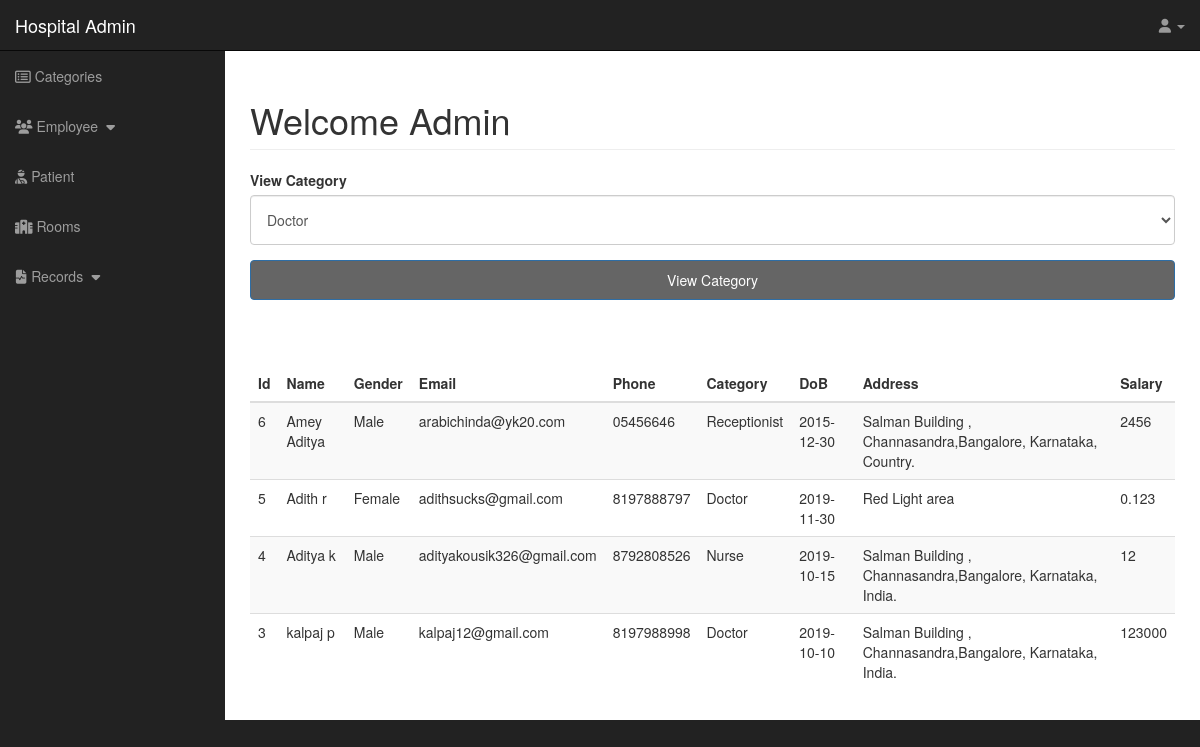
The page /hms/admin/r_employee.php on the database its author committed.
### tables this page shows
CREATE TABLE `employee` (
  `e_id` int(50) NOT NULL,
  `e_name` varchar(255) NOT NULL,
  `e_gender` varchar(255) NOT NULL,
  `e_email` varchar(255) NOT NULL,
  `e_phone` varchar(10) NOT NULL,
  `c_id` int(10) NOT NULL,
  `e_dob` date NOT NULL,
  `e_address` varchar(255) NOT NULL,
  `e_salary` varchar(255) NOT NULL,
  `mask_del_emp` int(11) NOT NULL DEFAULT '0'
);

CREATE TABLE `categories` (
  `cat_id` int(20) NOT NULL,
  `cat_title` varchar(255) NOT NULL
);

### hms/admin/include/record_employee.php (the view, shortened to what this page needs)
<form action="" method="post">
      <div class="form-group">
         <label for="cat-title">View Category</label>
          <select id="select-op" class="form-control" name="category" >
            <?php
              $query = "SELECT * FROM categories";
              $select_categories = mysqli_query($connection,$query);
              while($row = mysqli_fetch_assoc($select_categories)) {
                $cat_title = $row['cat_title'];
                if(isset($_POST['cat_submit'])){
                    if($cat_title == $_POST['category'])
                        echo "<option selected>{$cat_title}</option>";
                    else
                        echo "<option>{$cat_title}</option>";
                }
                else
                    echo "<option>{$cat_title}</option>";
                }
             ?>
            </select>
      </div>
       <div class="form-group">
          <input class="btn btn-primary" type="submit" name="cat_submit" value="View Category">
      </div>
</form>
    <table class="table table-striped">
      <thead>
        <tr>
            <th scope="col">Id</th>
            <th scope="col">Name</th>
            <th scope="col">Gender</th>
            <th scope="col">Email</th>
            <th scope="col">Phone</th>
            <th scope="col">Category </th>
            <th scope="col">DoB</th>
            <th scope="col">Address</th>
            <th scope="col">Salary</th>
      </thead>
      <tbody>
  <?php
     if(isset($_POST['cat_submit'])){
        $cat_title = $_POST['category'];
        $query = "SELECT * FROM employee , categories where cat_id=c_id AND cat_title = '{$cat_title}' ORDER BY e_id DESC ";
        $select_employee = mysqli_query($connection,$query);
    while($row = mysqli_fetch_assoc($select_employee)) {
        $emp_id            = $row['e_id'];
        $emp_name          = $row['e_name'];
        $emp_gender        = $row['e_gender'];
        $emp_email         = $row['e_email'];
        $emp_phone         = $row['e_phone'];
        $emp_cat           = $row['cat_title'];
        $emp_dob           = $row['e_dob'];
        $emp_address       = $row['e_address'];
        $emp_salary        = $row['e_salary'];
        echo "<tr>";
        echo "<td>$emp_id</td>";
        echo "<td>$emp_name</td>";
        echo "<td>$emp_gender</td>";
        echo "<td>$emp_email</td>";
        echo "<td>$emp_phone</td>";;
        echo "<td>$emp_cat</td>";
        echo "<td>$emp_dob</td>";
        echo "<td>$emp_address</td>";
        echo "<td>$emp_salary</td>";
        echo "</tr>";
        }
    }
    else{
            $query = "SELECT * FROM employee , categories where cat_id=c_id  ORDER BY e_id DESC ";
            $select_employee = mysqli_query($connection,$query);
            while($row = mysqli_fetch_assoc($select_employee)) {
                $emp_id            = $row['e_id'];
                $emp_name          = $row['e_name'];
                $emp_gender        = $row['e_gender'];
                $emp_email         = $row['e_email'];
                $emp_phone         = $row['e_phone'];
                $emp_cat           = $row['cat_title'];
                $emp_dob           = $row['e_dob'];
                $emp_address       = $row['e_address'];
                $emp_salary        = $row['e_salary'];
                echo "<tr>";
                echo "<td>$emp_id</td>";
                echo "<td>$emp_name</td>";
                echo "<td>$emp_gender</td>";
                echo "<td>$emp_email</td>";
                echo "<td>$emp_phone</td>";;
                echo "<td>$emp_cat</td>";
                echo "<td>$emp_dob</td>";
                echo "<td>$emp_address</td>";
                echo "<td>$emp_salary</td>";
                echo "</tr>";
                }
        }
    ?>
    </tbody>
</table>
<?php include"admin_footer.php" ?>

### hms/admin/css/sb-admin.css (style rules this page uses)
body { margin-top: 100px; background-color: #222; }
@media (min-width:768px) { body { margin-top: 50px; } }

### hms/admin/css/doctor_registration.css (style rules this page uses)
.btn { width: 100%; background-color: #656565; margin-bottom: 50px; height: 40px }
#select-op { height: 50px; }

### rows shown on the page
employee: e_id "6", e_name "Amey Aditya", e_gender "Male", e_email "arabichinda@yk20.com", e_phone "05456646", c.cat_title "Receptionist", e_dob "2015-12-30", e_address "Salman Building , Channasandra,Bangalore, Karnataka, Country.", e_salary "2456"
employee: e_id "5", e_name "Adith r", e_gender "Female", e_email "adithsucks@gmail.com", e_phone "8197888797", c.cat_title "Doctor", e_dob "2019-11-30", e_address "Red Light area", e_salary "0.123"
employee: e_id "4", e_name "Aditya k", e_gender "Male", e_email "adityakousik326@gmail.com", e_phone "8792808526", c.cat_title "Nurse", e_dob "2019-10-15", e_address "Salman Building , Channasandra,Bangalore, Karnataka, India.", e_salary "12"
employee: e_id "3", e_name "kalpaj p", e_gender "Male", e_email "kalpaj12@gmail.com", e_phone "8197988998", c.cat_title "Doctor", e_dob "2019-10-10", e_address "Salman Building , Channasandra,Bangalore, Karnataka, India.", e_salary "123000"

### other values the page prints
form field category "Doctor"
